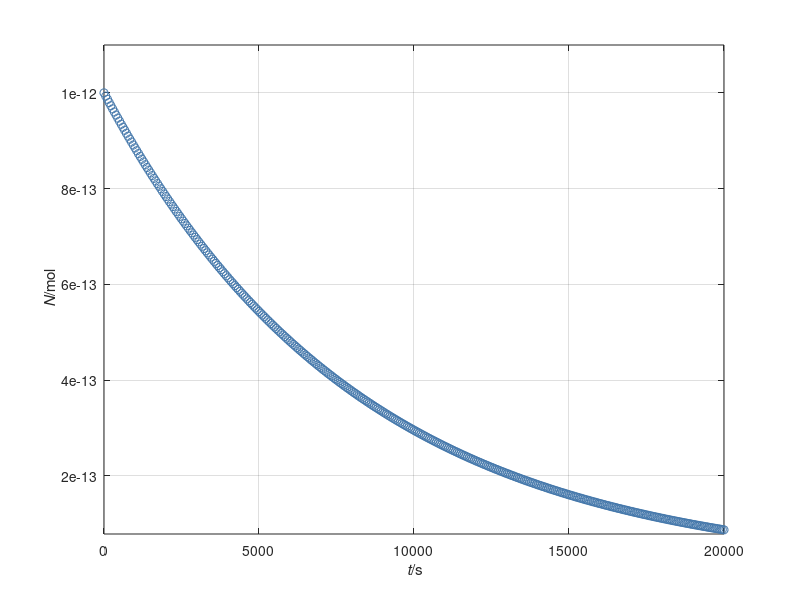

Here is the MATLAB script that generated this plot:
%%% Time integration of radioactive decay

%% Constants
lambda = 0.000122;  % 1/yr: decay constant for C14

%% Initial conditions
t = 0;      % s: initial time
N = 1e-12;  % mol: initial amount of C14

%% Boundary conditions
J = 0;  % mol/s: matter influx of C14

%% Parameters for time loop
t1 = 20000;  % yr: final time
dt = 1;      % yr: time step %@

%% Plotting
dtplot = t1/360;  % time interval between plots
tplot = dtplot;	  % time for next plot
figure
plot(t, N, 'o', 'color', '#4477AA')
xlabel('{\it t}/s'); ylabel('{\it N}/mol')
axis('tight'); grid on; hold on %@

%% Numerical time integration
while t < t1
  %% constitutive relations
  R = -lambda * N;

  %% step forward in time with balance law
  t = t + dt;
  N = N + (J + R) * dt; %@

  %% plot
  if t > tplot
    plot(t, N, 'o', 'color', '#4477AA')
    pause(0)
    tplot = tplot + dtplot;
  end %@
end
